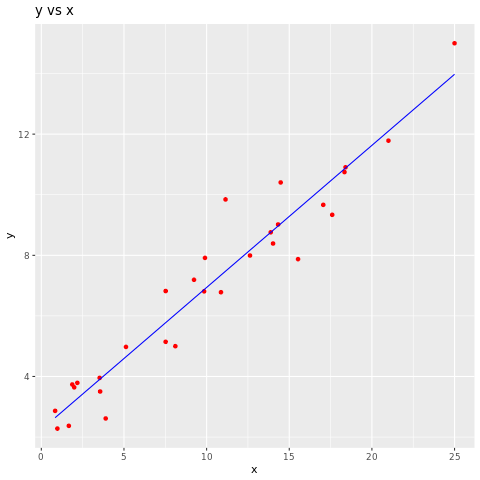

Write the R code that produced this figure.
dataset = read.csv("regrex1.csv")
# Here are the import statements
library(ggplot2)

# Fitting Linear Regression to the Dataset

model = lm(formula = y ~ x,
               data = dataset)

# Visualizing the scatter plot. 
#png ("R_scatterplot.png")
ggplot() +
    geom_point(aes(x = dataset$x, y = dataset$y),
                   colour = 'red') +
    ggtitle('y vs x') +
    xlab('x') +
    ylab('y')
#dev.off()

#Visualizing the Linear Regression results
#png ("R_linearmodelling.png")
library(ggplot2)
ggplot() +
    geom_point(aes(x = dataset$x, y = dataset$y),
             colour = 'red') +
    geom_line(aes(x = dataset$x, y = predict(model, newdata = dataset)),
            colour = 'blue') +
    ggtitle('y vs x') +
    xlab('x') +
    ylab('y')
#dev.off()

summary(model)


